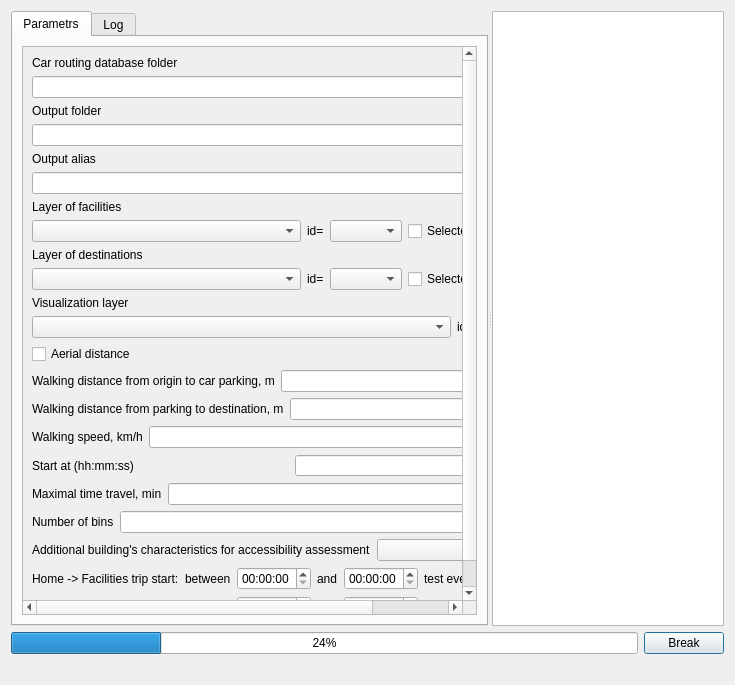
<?xml version="1.0" encoding="UTF-8"?>
<ui version="4.0">
 <class>Dialog</class>
 <widget class="QDialog" name="Dialog">
  <property name="windowModality">
   <enum>Qt::NonModal</enum>
  </property>
  <property name="geometry">
   <rect>
    <x>0</x>
    <y>0</y>
    <width>735</width>
    <height>685</height>
   </rect>
  </property>
  <property name="sizePolicy">
   <sizepolicy hsizetype="Preferred" vsizetype="Preferred">
    <horstretch>0</horstretch>
    <verstretch>0</verstretch>
   </sizepolicy>
  </property>
  <property name="windowTitle">
   <string>Dialog</string>
  </property>
  <property name="modal">
   <bool>false</bool>
  </property>
  <layout class="QVBoxLayout" name="verticalLayout">
   <property name="sizeConstraint">
    <enum>QLayout::SetDefaultConstraint</enum>
   </property>
   <item>
    <widget class="QSplitter" name="splitter">
     <property name="orientation">
      <enum>Qt::Horizontal</enum>
     </property>
     <widget class="QTabWidget" name="tabWidget">
      <property name="sizePolicy">
       <sizepolicy hsizetype="Preferred" vsizetype="Preferred">
        <horstretch>0</horstretch>
        <verstretch>0</verstretch>
       </sizepolicy>
      </property>
      <property name="currentIndex">
       <number>0</number>
      </property>
      <property name="usesScrollButtons">
       <bool>true</bool>
      </property>
      <property name="tabsClosable">
       <bool>false</bool>
      </property>
      <widget class="QWidget" name="tab">
       <property name="sizePolicy">
        <sizepolicy hsizetype="Preferred" vsizetype="Preferred">
         <horstretch>0</horstretch>
         <verstretch>0</verstretch>
        </sizepolicy>
       </property>
       <attribute name="title">
        <string>Parametrs</string>
       </attribute>
       <layout class="QHBoxLayout" name="horizontalLayout">
        <property name="sizeConstraint">
         <enum>QLayout::SetDefaultConstraint</enum>
        </property>
        <item>
         <widget class="QScrollArea" name="scrollArea">
          <property name="sizePolicy">
           <sizepolicy hsizetype="Preferred" vsizetype="Preferred">
            <horstretch>0</horstretch>
            <verstretch>0</verstretch>
           </sizepolicy>
          </property>
          <property name="layoutDirection">
           <enum>Qt::LeftToRight</enum>
          </property>
          <property name="widgetResizable">
           <bool>true</bool>
          </property>
          <widget class="QWidget" name="scrollAreaWidgetContents_2">
           <property name="geometry">
            <rect>
             <x>0</x>
             <y>0</y>
             <width>642</width>
             <height>720</height>
            </rect>
           </property>
           <property name="sizePolicy">
            <sizepolicy hsizetype="Preferred" vsizetype="Preferred">
             <horstretch>0</horstretch>
             <verstretch>0</verstretch>
            </sizepolicy>
           </property>
           <layout class="QVBoxLayout" name="verticalLayout_2">
            <property name="sizeConstraint">
             <enum>QLayout::SetDefaultConstraint</enum>
            </property>
            <item>
             <layout class="QFormLayout" name="formLayout">
              <item row="1" column="0">
               <widget class="QLabel" name="label_14">
                <property name="text">
                 <string>Car routing database folder</string>
                </property>
               </widget>
              </item>
              <item row="2" column="0" colspan="2">
               <layout class="QHBoxLayout" name="horizontalLayout_5">
                <item>
                 <widget class="QLineEdit" name="txtPathToPKL"/>
                </item>
                <item>
                 <widget class="QToolButton" name="toolButtonPKL">
                  <property name="text">
                   <string>...</string>
                  </property>
                 </widget>
                </item>
               </layout>
              </item>
              <item row="4" column="0">
               <widget class="QLabel" name="label_13">
                <property name="text">
                 <string>Output folder</string>
                </property>
               </widget>
              </item>
              <item row="5" column="0" colspan="2">
               <layout class="QHBoxLayout" name="horizontalLayout_3">
                <item>
                 <widget class="QLineEdit" name="txtPathToProtocols">
                  <property name="sizePolicy">
                   <sizepolicy hsizetype="Expanding" vsizetype="Maximum">
                    <horstretch>0</horstretch>
                    <verstretch>0</verstretch>
                   </sizepolicy>
                  </property>
                  <property name="baseSize">
                   <size>
                    <width>16</width>
                    <height>0</height>
                   </size>
                  </property>
                 </widget>
                </item>
                <item>
                 <widget class="QToolButton" name="toolButton_protocol">
                  <property name="text">
                   <string>...</string>
                  </property>
                 </widget>
                </item>
               </layout>
              </item>
              <item row="6" column="0">
               <widget class="QLabel" name="label_12">
                <property name="text">
                 <string>Output alias</string>
                </property>
               </widget>
              </item>
              <item row="7" column="0" colspan="2">
               <widget class="QLineEdit" name="txtAlias"/>
              </item>
              <item row="10" column="0">
               <widget class="QLabel" name="label_17">
                <property name="text">
                 <string>Layer of facilities</string>
                </property>
               </widget>
              </item>
              <item row="11" column="0" colspan="2">
               <layout class="QHBoxLayout" name="horizontalLayout_4">
                <item>
                 <widget class="QComboBox" name="cmbLayers">
                  <property name="sizePolicy">
                   <sizepolicy hsizetype="Expanding" vsizetype="Maximum">
                    <horstretch>0</horstretch>
                    <verstretch>0</verstretch>
                   </sizepolicy>
                  </property>
                  <property name="baseSize">
                   <size>
                    <width>16</width>
                    <height>0</height>
                   </size>
                  </property>
                 </widget>
                </item>
                <item>
                 <widget class="QLabel" name="label_8">
                  <property name="text">
                   <string>id=</string>
                  </property>
                 </widget>
                </item>
                <item>
                 <widget class="QComboBox" name="cmbLayers_fields">
                  <property name="sizePolicy">
                   <sizepolicy hsizetype="Fixed" vsizetype="Minimum">
                    <horstretch>0</horstretch>
                    <verstretch>0</verstretch>
                   </sizepolicy>
                  </property>
                 </widget>
                </item>
                <item>
                 <widget class="QCheckBox" name="cbSelectedOnly1">
                  <property name="sizePolicy">
                   <sizepolicy hsizetype="Fixed" vsizetype="Fixed">
                    <horstretch>0</horstretch>
                    <verstretch>0</verstretch>
                   </sizepolicy>
                  </property>
                  <property name="text">
                   <string>Selected features only</string>
                  </property>
                 </widget>
                </item>
               </layout>
              </item>
              <item row="12" column="0">
               <widget class="QLabel" name="label_5">
                <property name="text">
                 <string>Layer of destinations</string>
                </property>
               </widget>
              </item>
              <item row="13" column="0" colspan="2">
               <layout class="QHBoxLayout" name="horizontalLayout_4">
                <item>
                 <widget class="QComboBox" name="cmbLayersDest">
                  <property name="sizePolicy">
                   <sizepolicy hsizetype="Expanding" vsizetype="Maximum">
                    <horstretch>0</horstretch>
                    <verstretch>0</verstretch>
                   </sizepolicy>
                  </property>
                  <property name="baseSize">
                   <size>
                    <width>16</width>
                    <height>0</height>
                   </size>
                  </property>
                 </widget>
                </item>
                <item>
                 <widget class="QLabel" name="label_9">
                  <property name="text">
                   <string>id=</string>
                  </property>
                 </widget>
                </item>
                <item>
                 <widget class="QComboBox" name="cmbLayersDest_fields">
                  <property name="sizePolicy">
                   <sizepolicy hsizetype="Fixed" vsizetype="Minimum">
                    <horstretch>0</horstretch>
                    <verstretch>0</verstretch>
                   </sizepolicy>
                  </property>
                 </widget>
                </item>
                <item>
                 <widget class="QCheckBox" name="cbSelectedOnly2">
                  <property name="sizePolicy">
                   <sizepolicy hsizetype="Fixed" vsizetype="Fixed">
                    <horstretch>0</horstretch>
                    <verstretch>0</verstretch>
                   </sizepolicy>
                  </property>
                  <property name="text">
                   <string>Selected features only</string>
                  </property>
                 </widget>
                </item>
               </layout>
              </item>
              <item row="15" column="0">
               <widget class="QLabel" name="lblVusual">
                <property name="text">
                 <string>Visualization layer</string>
                </property>
               </widget>
              </item>
              <item row="16" column="0" colspan="2">
               <layout class="QHBoxLayout" name="horizontalLayout_6">
                <item>
                 <widget class="QComboBox" name="cmbVisLayers">
                  <property name="sizePolicy">
                   <sizepolicy hsizetype="Expanding" vsizetype="Maximum">
                    <horstretch>0</horstretch>
                    <verstretch>0</verstretch>
                   </sizepolicy>
                  </property>
                  <property name="baseSize">
                   <size>
                    <width>16</width>
                    <height>0</height>
                   </size>
                  </property>
                 </widget>
                </item>
                <item>
                 <widget class="QLabel" name="label_7">
                  <property name="text">
                   <string>id=</string>
                  </property>
                 </widget>
                </item>
                <item>
                 <widget class="QComboBox" name="cmbVisLayers_fields">
                  <property name="sizePolicy">
                   <sizepolicy hsizetype="Minimum" vsizetype="Minimum">
                    <horstretch>0</horstretch>
                    <verstretch>0</verstretch>
                   </sizepolicy>
                  </property>
                 </widget>
                </item>
               </layout>
              </item>
              <item row="18" column="0" colspan="2">
               <layout class="QHBoxLayout" name="horizontalLayout_9">
                <item>
                 <widget class="QLabel" name="label_2">
                  <property name="text">
                   <string>Walking distance from origin to car parking, m</string>
                  </property>
                 </widget>
                </item>
                <item>
                 <widget class="QLineEdit" name="txtWalkToCAR">
                  <property name="alignment">
                   <set>Qt::AlignRight|Qt::AlignTrailing|Qt::AlignVCenter</set>
                  </property>
                 </widget>
                </item>
               </layout>
              </item>
              <item row="19" column="0" colspan="2">
               <layout class="QHBoxLayout" name="horizontalLayout_10">
                <item>
                 <widget class="QLabel" name="label_4">
                  <property name="text">
                   <string>Walking distance from parking to destination, m</string>
                  </property>
                 </widget>
                </item>
                <item>
                 <widget class="QLineEdit" name="txtWalkToDestination">
                  <property name="alignment">
                   <set>Qt::AlignRight|Qt::AlignTrailing|Qt::AlignVCenter</set>
                  </property>
                 </widget>
                </item>
               </layout>
              </item>
              <item row="20" column="0" colspan="2">
               <layout class="QHBoxLayout" name="horizontalLayout_11">
                <item>
                 <widget class="QLabel" name="label_10">
                  <property name="text">
                   <string>Walking speed, km/h</string>
                  </property>
                 </widget>
                </item>
                <item>
                 <widget class="QLineEdit" name="txtWalkingSpeed">
                  <property name="alignment">
                   <set>Qt::AlignRight|Qt::AlignTrailing|Qt::AlignVCenter</set>
                  </property>
                 </widget>
                </item>
               </layout>
              </item>
              <item row="23" column="0" colspan="2">
               <layout class="QHBoxLayout" name="horizontalLayout_12">
                <item>
                 <widget class="QLabel" name="label_11">
                  <property name="text">
                   <string>Start at (hh:mm:ss)</string>
                  </property>
                 </widget>
                </item>
                <item>
                 <widget class="QTimeEdit" name="dtStartTime">
                  <property name="alignment">
                   <set>Qt::AlignRight|Qt::AlignTrailing|Qt::AlignVCenter</set>
                  </property>
                  <property name="displayFormat">
                   <string>hh:mm:ss</string>
                  </property>
                 </widget>
                </item>
               </layout>
              </item>
              <item row="24" column="0" colspan="2">
               <layout class="QHBoxLayout" name="horizontalLayout_8">
                <item>
                 <widget class="QLabel" name="label_3">
                  <property name="text">
                   <string>Maximal time travel, min</string>
                  </property>
                 </widget>
                </item>
                <item>
                 <widget class="QLineEdit" name="txtMaxTimeTravel">
                  <property name="text">
                   <string/>
                  </property>
                  <property name="alignment">
                   <set>Qt::AlignRight</set>
                  </property>
                 </widget>
                </item>
               </layout>
              </item>
              <item row="25" column="0" colspan="2">
               <layout class="QHBoxLayout" name="horizontalLayout_13">
                <item>
                 <widget class="QLabel" name="label_6">
                  <property name="text">
                   <string>Number of bins</string>
                  </property>
                 </widget>
                </item>
                <item>
                 <widget class="QLineEdit" name="txtTimeInterval">
                  <property name="text">
                   <string/>
                  </property>
                  <property name="alignment">
                   <set>Qt::AlignRight</set>
                  </property>
                 </widget>
                </item>
               </layout>
              </item>
              <item row="26" column="0" colspan="2">
               <layout class="QHBoxLayout" name="horizontalLayout_7">
                <item>
                 <widget class="QLabel" name="label">
                  <property name="sizePolicy">
                   <sizepolicy hsizetype="Preferred" vsizetype="Preferred">
                    <horstretch>0</horstretch>
                    <verstretch>0</verstretch>
                   </sizepolicy>
                  </property>
                  <property name="text">
                   <string>Additional building's characteristics for accessibility assessment</string>
                  </property>
                 </widget>
                </item>
                <item>
                 <widget class="QgsCheckableComboBox" name="cmbFields_ch">
                  <property name="sizePolicy">
                   <sizepolicy hsizetype="Expanding" vsizetype="Fixed">
                    <horstretch>0</horstretch>
                    <verstretch>0</verstretch>
                   </sizepolicy>
                  </property>
                 </widget>
                </item>
               </layout>
              </item>
              <item row="27" column="0" colspan="2">
               <layout class="QHBoxLayout" name="horizontalLayout_10">
                <item>
                 <layout class="QHBoxLayout" name="leftLayout">
                  <item>
                   <widget class="QLabel" name="lblRoundtrip1">
                    <property name="text">
                     <string>Home -&gt; Facilities trip start:</string>
                    </property>
                   </widget>
                  </item>
                 </layout>
                </item>
                <item>
                 <spacer name="horizontalSpacer">
                  <property name="orientation">
                   <enum>Qt::Horizontal</enum>
                  </property>
                  <property name="sizeHint" stdset="0">
                   <size>
                    <width>40</width>
                    <height>20</height>
                   </size>
                  </property>
                 </spacer>
                </item>
                <item>
                 <layout class="QHBoxLayout" name="rightLayout">
                  <item>
                   <widget class="QLabel" name="lblRoundtrip2">
                    <property name="text">
                     <string>between</string>
                    </property>
                   </widget>
                  </item>
                  <item>
                   <widget class="QTimeEdit" name="dtRoundtripStartTime1">
                    <property name="displayFormat">
                     <string>hh:mm:ss</string>
                    </property>
                   </widget>
                  </item>
                  <item>
                   <widget class="QLabel" name="lblRoundtrip3">
                    <property name="text">
                     <string>and</string>
                    </property>
                   </widget>
                  </item>
                  <item>
                   <widget class="QTimeEdit" name="dtRoundtripStartTime2">
                    <property name="displayFormat">
                     <string>hh:mm:ss</string>
                    </property>
                   </widget>
                  </item>
                  <item>
                   <widget class="QLabel" name="lblRoundtrip4">
                    <property name="text">
                     <string>test every</string>
                    </property>
                   </widget>
                  </item>
                  <item>
                   <widget class="QLineEdit" name="txtRountrip_timedelta1">
                    <property name="alignment">
                     <set>Qt::AlignRight|Qt::AlignTrailing|Qt::AlignVCenter</set>
                    </property>
                   </widget>
                  </item>
                  <item>
                   <widget class="QLabel" name="lblRoundtrip5">
                    <property name="text">
                     <string>minutes</string>
                    </property>
                   </widget>
                  </item>
                 </layout>
                </item>
               </layout>
              </item>
              <item row="28" column="0" colspan="2">
               <layout class="QHBoxLayout" name="horizontalLayout_23">
                <item>
                 <layout class="QHBoxLayout" name="leftLayout2">
                  <item>
                   <widget class="QLabel" name="lblRoundtrip6">
                    <property name="text">
                     <string>Facilities -&gt; Home trip start:</string>
                    </property>
                   </widget>
                  </item>
                 </layout>
                </item>
                <item>
                 <spacer name="horizontalSpacer2">
                  <property name="orientation">
                   <enum>Qt::Horizontal</enum>
                  </property>
                  <property name="sizeHint" stdset="0">
                   <size>
                    <width>40</width>
                    <height>20</height>
                   </size>
                  </property>
                 </spacer>
                </item>
                <item>
                 <layout class="QHBoxLayout" name="rightLayout2">
                  <item>
                   <widget class="QLabel" name="lblRoundtrip7">
                    <property name="text">
                     <string>between</string>
                    </property>
                   </widget>
                  </item>
                  <item>
                   <widget class="QTimeEdit" name="dtRoundtripStartTime3">
                    <property name="displayFormat">
                     <string>hh:mm:ss</string>
                    </property>
                   </widget>
                  </item>
                  <item>
                   <widget class="QLabel" name="lblRoundtrip8">
                    <property name="text">
                     <string>and</string>
                    </property>
                   </widget>
                  </item>
                  <item>
                   <widget class="QTimeEdit" name="dtRoundtripStartTime4">
                    <property name="displayFormat">
                     <string>hh:mm:ss</string>
                    </property>
                   </widget>
                  </item>
                  <item>
                   <widget class="QLabel" name="lblRoundtrip9">
                    <property name="text">
                     <string>test every</string>
                    </property>
                   </widget>
                  </item>
                  <item>
                   <widget class="QLineEdit" name="txtRountrip_timedelta2">
                    <property name="alignment">
                     <set>Qt::AlignRight|Qt::AlignTrailing|Qt::AlignVCenter</set>
                    </property>
                   </widget>
                  </item>
                  <item>
                   <widget class="QLabel" name="lblRoundtrip10">
                    <property name="text">
                     <string>minutes</string>
                    </property>
                   </widget>
                  </item>
                 </layout>
                </item>
               </layout>
              </item>
              <item row="17" column="0" colspan="2">
               <layout class="QHBoxLayout" name="horizontalLayout_14">
                <item>
                 <widget class="QCheckBox" name="cbRunOnAir">
                  <property name="text">
                   <string>Aerial distance</string>
                  </property>
                 </widget>
                </item>
               </layout>
              </item>
             </layout>
            </item>
           </layout>
          </widget>
         </widget>
        </item>
       </layout>
      </widget>
      <widget class="QWidget" name="tab_2">
       <attribute name="title">
        <string>Log</string>
       </attribute>
       <layout class="QVBoxLayout" name="verticalLayout_3">
        <item>
         <widget class="QTextBrowser" name="textLog"/>
        </item>
       </layout>
      </widget>
     </widget>
     <widget class="QTextBrowser" name="textInfo"/>
    </widget>
   </item>
   <item>
    <layout class="QHBoxLayout" name="horizontalLayout_2">
     <item>
      <widget class="QProgressBar" name="progressBar">
       <property name="value">
        <number>24</number>
       </property>
      </widget>
     </item>
     <item>
      <widget class="QPushButton" name="btnBreakOn">
       <property name="text">
        <string>Break</string>
       </property>
      </widget>
     </item>
    </layout>
   </item>
   <item>
    <layout class="QHBoxLayout" name="horizontalLayout_4">
     <item>
      <widget class="QLabel" name="lblMessages">
       <property name="sizePolicy">
        <sizepolicy hsizetype="Minimum" vsizetype="Minimum">
         <horstretch>0</horstretch>
         <verstretch>0</verstretch>
        </sizepolicy>
       </property>
       <property name="lineWidth">
        <number>0</number>
       </property>
       <property name="text">
        <string/>
       </property>
      </widget>
     </item>
     <item alignment="Qt::AlignRight">
      <widget class="QDialogButtonBox" name="buttonBox">
       <property name="standardButtons">
        <set>QDialogButtonBox::NoButton</set>
       </property>
       <property name="centerButtons">
        <bool>true</bool>
       </property>
      </widget>
     </item>
    </layout>
   </item>
  </layout>
 </widget>
 <customwidgets>
  <customwidget>
   <class>QgsCheckableComboBox</class>
   <extends>QComboBox</extends>
   <header>qgscheckablecombobox.h</header>
  </customwidget>
 </customwidgets>
 <tabstops>
  <tabstop>textInfo</tabstop>
  <tabstop>tabWidget</tabstop>
  <tabstop>btnBreakOn</tabstop>
  <tabstop>textLog</tabstop>
 </tabstops>
 <resources/>
 <connections/>
</ui>
